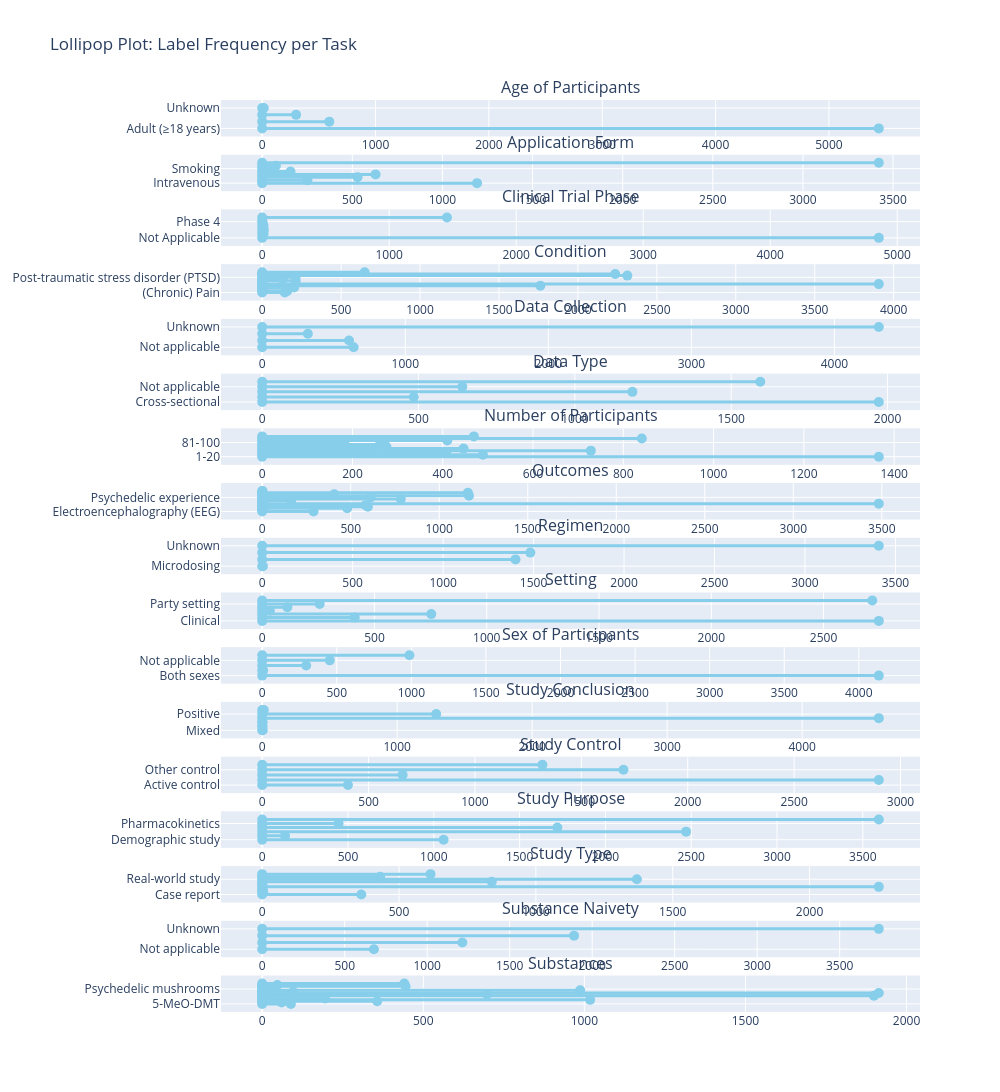

The notebook cell this image was saved under:
### Code cell
fig = make_subplots(
    rows=len(tasks), cols=1,
    shared_xaxes=False,
    vertical_spacing=0.02,
    subplot_titles=tasks
)

for i, task in enumerate(tasks, 1):
    task_data = label_counts[label_counts['task'] == task]
    for _, row in task_data.iterrows():
        fig.add_trace(
            go.Scatter(
                x=[0, row['count']],
                y=[row['label'], row['label']],
                mode='lines+markers',
                line=dict(color='skyblue', width=3),
                marker=dict(size=10, color='skyblue')
            ),
            row=i, col=1
        )

fig.update_layout(
    title="Lollipop Plot: Label Frequency per Task",
    height=200*len(tasks),
    width=1000,
    showlegend=False
)
fig.show()

### Figure 1 — Plotly figure (JSON) as saved in the notebook; plotly's stock layout.template omitted (floating-point values rounded to 4 significant figures)
{"data": [{"line": {"color": "skyblue", "width": 3}, "marker": {"color": "skyblue", "size": 10}, "mode": "lines+markers", "type": "scatter", "x": [0, 5440], "xaxis": "x", "y": ["Adult (≥18 years)", "Adult (≥18 years)"], "yaxis": "y"}, {"line": {"color": "skyblue", "width": 3}, "marker": {"color": "skyblue", "size": 10}, "mode": "lines+markers", "type": "scatter", "x": [0, 592], "xaxis": "x", "y": ["Not applicable", "Not applicable"], "yaxis": "y"}, {"line": {"color": "skyblue", "width": 3}, "marker": {"color": "skyblue", "size": 10}, "mode": "lines+markers", "type": "scatter", "x": [0, 299], "xaxis": "x", "y": ["Pediatric (< 18 years old)", "Pediatric (< 18 years old)"], "yaxis": "y"}, {"line": {"color": "skyblue", "width": 3}, "marker": {"color": "skyblue", "size": 10}, "mode": "lines+markers", "type": "scatter", "x": [0, 14], "xaxis": "x", "y": ["Unknown", "Unknown"], "yaxis": "y"}, {"line": {"color": "skyblue", "width": 3}, "marker": {"color": "skyblue", "size": 10}, "mode": "lines+markers", "type": "scatter", "x": [0, 1192], "xaxis": "x2", "y": ["Intravenous", "Intravenous"], "yaxis": "y2"}, {"line": {"color": "skyblue", "width": 3}, "marker": {"color": "skyblue", "size": 10}, "mode": "lines+markers", "type": "scatter", "x": [0, 251], "xaxis": "x2", "y": ["Nasal", "Nasal"], "yaxis": "y2"}, {"line": {"color": "skyblue", "width": 3}, "marker": {"color": "skyblue", "size": 10}, "mode": "lines+markers", "type": "scatter", "x": [0, 529], "xaxis": "x2", "y": ["Not applicable", "Not applicable"], "yaxis": "y2"}, {"line": {"color": "skyblue", "width": 3}, "marker": {"color": "skyblue", "size": 10}, "mode": "lines+markers", "type": "scatter", "x": [0, 629], "xaxis": "x2", "y": ["Oral", "Oral"], "yaxis": "y2"}, {"line": {"color": "skyblue", "width": 3}, "marker": {"color": "skyblue", "size": 10}, "mode": "lines+markers", "type": "scatter", "x": [0, 157], "xaxis": "x2", "y": ["Other", "Other"], "yaxis": "y2"}, {"line": {"color": "skyblue", "width": 3}, "marker": {"color": "skyblue", "size": 10}, "mode": "lines+markers", "type": "scatter", "x": [0, 36], "xaxis": "x2", "y": ["Smoking", "Smoking"], "yaxis": "y2"}, {"line": {"color": "skyblue", "width": 3}, "marker": {"color": "skyblue", "size": 10}, "mode": "lines+markers", "type": "scatter", "x": [0, 76], "xaxis": "x2", "y": ["Subcutaneous", "Subcutaneous"], "yaxis": "y2"}, {"line": {"color": "skyblue", "width": 3}, "marker": {"color": "skyblue", "size": 10}, "mode": "lines+markers", "type": "scatter", "x": [0, 3421], "xaxis": "x2", "y": ["Unknown", "Unknown"], "yaxis": "y2"}, {"line": {"color": "skyblue", "width": 3}, "marker": {"color": "skyblue", "size": 10}, "mode": "lines+markers", "type": "scatter", "x": [0, 4855], "xaxis": "x3", "y": ["Not Applicable", "Not Applicable"], "yaxis": "y3"}, {"line": {"color": "skyblue", "width": 3}, "marker": {"color": "skyblue", "size": 10}, "mode": "lines+markers", "type": "scatter", "x": [0, 11], "xaxis": "x3", "y": ["Phase 1", "Phase 1"], "yaxis": "y3"}, {"line": {"color": "skyblue", "width": 3}, "marker": {"color": "skyblue", "size": 10}, "mode": "lines+markers", "type": "scatter", "x": [0, 13], "xaxis": "x3", "y": ["Phase 2", "Phase 2"], "yaxis": "y3"}, {"line": {"color": "skyblue", "width": 3}, "marker": {"color": "skyblue", "size": 10}, "mode": "lines+markers", "type": "scatter", "x": [0, 10], "xaxis": "x3", "y": ["Phase 3", "Phase 3"], "yaxis": "y3"}, {"line": {"color": "skyblue", "width": 3}, "marker": {"color": "skyblue", "size": 10}, "mode": "lines+markers", "type": "scatter", "x": [0, 2], "xaxis": "x3", "y": ["Phase 4", "Phase 4"], "yaxis": "y3"}, {"line": {"color": "skyblue", "width": 3}, "marker": {"color": "skyblue", "size": 10}, "mode": "lines+markers", "type": "scatter", "x": [0, 1455], "xaxis": "x3", "y": ["Unknown", "Unknown"], "yaxis": "y3"}, {"line": {"color": "skyblue", "width": 3}, "marker": {"color": "skyblue", "size": 10}, "mode": "lines+markers", "type": "scatter", "x": [0, 143], "xaxis": "x4", "y": ["(Chronic) Pain", "(Chronic) Pain"], "yaxis": "y4"}, {"line": {"color": "skyblue", "width": 3}, "marker": {"color": "skyblue", "size": 10}, "mode": "lines+markers", "type": "scatter", "x": [0, 159], "xaxis": "x4", "y": ["Alcoholism", "Alcoholism"], "yaxis": "y4"}, {"line": {"color": "skyblue", "width": 3}, "marker": {"color": "skyblue", "size": 10}, "mode": "lines+markers", "type": "scatter", "x": [0, 3], "xaxis": "x4", "y": ["Alzheimer’s disease", "Alzheimer’s disease"], "yaxis": "y4"}, {"line": {"color": "skyblue", "width": 3}, "marker": {"color": "skyblue", "size": 10}, "mode": "lines+markers", "type": "scatter", "x": [0, 202], "xaxis": "x4", "y": ["Anxiety", "Anxiety"], "yaxis": "y4"}, {"line": {"color": "skyblue", "width": 3}, "marker": {"color": "skyblue", "size": 10}, "mode": "lines+markers", "type": "scatter", "x": [0, 1762], "xaxis": "x4", "y": ["Depression", "Depression"], "yaxis": "y4"}, {"line": {"color": "skyblue", "width": 3}, "marker": {"color": "skyblue", "size": 10}, "mode": "lines+markers", "type": "scatter", "x": [0, 3906], "xaxis": "x4", "y": ["Healthy Participants", "Healthy Participants"], "yaxis": "y4"}, {"line": {"color": "skyblue", "width": 3}, "marker": {"color": "skyblue", "size": 10}, "mode": "lines+markers", "type": "scatter", "x": [0, 1], "xaxis": "x4", "y": ["Non-Alzheimer dementia", "Non-Alzheimer dementia"], "yaxis": "y4"}, {"line": {"color": "skyblue", "width": 3}, "marker": {"color": "skyblue", "size": 10}, "mode": "lines+markers", "type": "scatter", "x": [0, 212], "xaxis": "x4", "y": ["Other addictions (e.g. smoking)", "Other addictions (e.g. smoking)"], "yaxis": "y4"}, {"line": {"color": "skyblue", "width": 3}, "marker": {"color": "skyblue", "size": 10}, "mode": "lines+markers", "type": "scatter", "x": [0, 130], "xaxis": "x4", "y": ["Palliative Setting", "Palliative Setting"], "yaxis": "y4"}, {"line": {"color": "skyblue", "width": 3}, "marker": {"color": "skyblue", "size": 10}, "mode": "lines+markers", "type": "scatter", "x": [0, 211], "xaxis": "x4", "y": ["Post-traumatic stress disorder (PTSD)", "Post-traumatic stress disorder (PTSD)"], "yaxis": "y4"}, {"line": {"color": "skyblue", "width": 3}, "marker": {"color": "skyblue", "size": 10}, "mode": "lines+markers", "type": "scatter", "x": [0, 2313], "xaxis": "x4", "y": ["Psychiatric condition", "Psychiatric condition"], "yaxis": "y4"}, {"line": {"color": "skyblue", "width": 3}, "marker": {"color": "skyblue", "size": 10}, "mode": "lines+markers", "type": "scatter", "x": [0, 2236], "xaxis": "x4", "y": ["Recreational Drug Use", "Recreational Drug Use"], "yaxis": "y4"}, {"line": {"color": "skyblue", "width": 3}, "marker": {"color": "skyblue", "size": 10}, "mode": "lines+markers", "type": "scatter", "x": [0, 649], "xaxis": "x4", "y": ["Substance abuse", "Substance abuse"], "yaxis": "y4"}, {"line": {"color": "skyblue", "width": 3}, "marker": {"color": "skyblue", "size": 10}, "mode": "lines+markers", "type": "scatter", "x": [0, 639], "xaxis": "x5", "y": ["Not applicable", "Not applicable"], "yaxis": "y5"}, {"line": {"color": "skyblue", "width": 3}, "marker": {"color": "skyblue", "size": 10}, "mode": "lines+markers", "type": "scatter", "x": [0, 607], "xaxis": "x5", "y": ["Prospective", "Prospective"], "yaxis": "y5"}, {"line": {"color": "skyblue", "width": 3}, "marker": {"color": "skyblue", "size": 10}, "mode": "lines+markers", "type": "scatter", "x": [0, 319], "xaxis": "x5", "y": ["Retrospective", "Retrospective"], "yaxis": "y5"}, {"line": {"color": "skyblue", "width": 3}, "marker": {"color": "skyblue", "size": 10}, "mode": "lines+markers", "type": "scatter", "x": [0, 4310], "xaxis": "x5", "y": ["Unknown", "Unknown"], "yaxis": "y5"}, {"line": {"color": "skyblue", "width": 3}, "marker": {"color": "skyblue", "size": 10}, "mode": "lines+markers", "type": "scatter", "x": [0, 1972], "xaxis": "x6", "y": ["Cross-sectional", "Cross-sectional"], "yaxis": "y6"}, {"line": {"color": "skyblue", "width": 3}, "marker": {"color": "skyblue", "size": 10}, "mode": "lines+markers", "type": "scatter", "x": [0, 485], "xaxis": "x6", "y": ["Longitudinal long", "Longitudinal long"], "yaxis": "y6"}, {"line": {"color": "skyblue", "width": 3}, "marker": {"color": "skyblue", "size": 10}, "mode": "lines+markers", "type": "scatter", "x": [0, 1184], "xaxis": "x6", "y": ["Longitudinal short", "Longitudinal short"], "yaxis": "y6"}, {"line": {"color": "skyblue", "width": 3}, "marker": {"color": "skyblue", "size": 10}, "mode": "lines+markers", "type": "scatter", "x": [0, 640], "xaxis": "x6", "y": ["Not applicable", "Not applicable"], "yaxis": "y6"}, {"line": {"color": "skyblue", "width": 3}, "marker": {"color": "skyblue", "size": 10}, "mode": "lines+markers", "type": "scatter", "x": [0, 1593], "xaxis": "x6", "y": ["Unknown", "Unknown"], "yaxis": "y6"}, {"line": {"color": "skyblue", "width": 3}, "marker": {"color": "skyblue", "size": 10}, "mode": "lines+markers", "type": "scatter", "x": [0, 1366], "xaxis": "x7", "y": ["1-20", "1-20"], "yaxis": "y7"}, {"line": {"color": "skyblue", "width": 3}, "marker": {"color": "skyblue", "size": 10}, "mode": "lines+markers", "type": "scatter", "x": [0, 489], "xaxis": "x7", "y": ["100-199", "100-199"], "yaxis": "y7"}, {"line": {"color": "skyblue", "width": 3}, "marker": {"color": "skyblue", "size": 10}, "mode": "lines+markers", "type": "scatter", "x": [0, 408], "xaxis": "x7", "y": ["200-499", "200-499"], "yaxis": "y7"}, {"line": {"color": "skyblue", "width": 3}, "marker": {"color": "skyblue", "size": 10}, "mode": "lines+markers", "type": "scatter", "x": [0, 728], "xaxis": "x7", "y": ["21-40", "21-40"], "yaxis": "y7"}, {"line": {"color": "skyblue", "width": 3}, "marker": {"color": "skyblue", "size": 10}, "mode": "lines+markers", "type": "scatter", "x": [0, 446], "xaxis": "x7", "y": ["41-60", "41-60"], "yaxis": "y7"}, {"line": {"color": "skyblue", "width": 3}, "marker": {"color": "skyblue", "size": 10}, "mode": "lines+markers", "type": "scatter", "x": [0, 275], "xaxis": "x7", "y": ["500-999", "500-999"], "yaxis": "y7"}, {"line": {"color": "skyblue", "width": 3}, "marker": {"color": "skyblue", "size": 10}, "mode": "lines+markers", "type": "scatter", "x": [0, 261], "xaxis": "x7", "y": ["61-80", "61-80"], "yaxis": "y7"}, {"line": {"color": "skyblue", "width": 3}, "marker": {"color": "skyblue", "size": 10}, "mode": "lines+markers", "type": "scatter", "x": [0, 182], "xaxis": "x7", "y": ["81-100", "81-100"], "yaxis": "y7"}, {"line": {"color": "skyblue", "width": 3}, "marker": {"color": "skyblue", "size": 10}, "mode": "lines+markers", "type": "scatter", "x": [0, 410], "xaxis": "x7", "y": ["Not applicable", "Not applicable"], "yaxis": "y7"}, {"line": {"color": "skyblue", "width": 3}, "marker": {"color": "skyblue", "size": 10}, "mode": "lines+markers", "type": "scatter", "x": [0, 841], "xaxis": "x7", "y": ["Unknown", "Unknown"], "yaxis": "y7"}, {"line": {"color": "skyblue", "width": 3}, "marker": {"color": "skyblue", "size": 10}, "mode": "lines+markers", "type": "scatter", "x": [0, 469], "xaxis": "x7", "y": ["≥1000", "≥1000"], "yaxis": "y7"}, {"line": {"color": "skyblue", "width": 3}, "marker": {"color": "skyblue", "size": 10}, "mode": "lines+markers", "type": "scatter", "x": [0, 290], "xaxis": "x8", "y": ["Electroencephalography (EEG)", "Electroencephalography (EEG)"], "yaxis": "y8"}, {"line": {"color": "skyblue", "width": 3}, "marker": {"color": "skyblue", "size": 10}, "mode": "lines+markers", "type": "scatter", "x": [0, 2], "xaxis": "x8", "y": ["Emergency department visits", "Emergency department visits"], "yaxis": "y8"}, {"line": {"color": "skyblue", "width": 3}, "marker": {"color": "skyblue", "size": 10}, "mode": "lines+markers", "type": "scatter", "x": [0, 480], "xaxis": "x8", "y": ["Functional MRI", "Functional MRI"], "yaxis": "y8"}, {"line": {"color": "skyblue", "width": 3}, "marker": {"color": "skyblue", "size": 10}, "mode": "lines+markers", "type": "scatter", "x": [0, 597], "xaxis": "x8", "y": ["Interviews", "Interviews"], "yaxis": "y8"}, {"line": {"color": "skyblue", "width": 3}, "marker": {"color": "skyblue", "size": 10}, "mode": "lines+markers", "type": "scatter", "x": [0, 583], "xaxis": "x8", "y": ["MRI", "MRI"], "yaxis": "y8"}, {"line": {"color": "skyblue", "width": 3}, "marker": {"color": "skyblue", "size": 10}, "mode": "lines+markers", "type": "scatter", "x": [0, 3483], "xaxis": "x8", "y": ["Mental Functions", "Mental Functions"], "yaxis": "y8"}, {"line": {"color": "skyblue", "width": 3}, "marker": {"color": "skyblue", "size": 10}, "mode": "lines+markers", "type": "scatter", "x": [0, 5], "xaxis": "x8", "y": ["Neurotoxicity", "Neurotoxicity"], "yaxis": "y8"}, {"line": {"color": "skyblue", "width": 3}, "marker": {"color": "skyblue", "size": 10}, "mode": "lines+markers", "type": "scatter", "x": [0, 164], "xaxis": "x8", "y": ["PET, SPECT", "PET, SPECT"], "yaxis": "y8"}, {"line": {"color": "skyblue", "width": 3}, "marker": {"color": "skyblue", "size": 10}, "mode": "lines+markers", "type": "scatter", "x": [0, 783], "xaxis": "x8", "y": ["Physiological Functions", "Physiological Functions"], "yaxis": "y8"}, {"line": {"color": "skyblue", "width": 3}, "marker": {"color": "skyblue", "size": 10}, "mode": "lines+markers", "type": "scatter", "x": [0, 613], "xaxis": "x8", "y": ["Psychedelic experience", "Psychedelic experience"], "yaxis": "y8"}, {"line": {"color": "skyblue", "width": 3}, "marker": {"color": "skyblue", "size": 10}, "mode": "lines+markers", "type": "scatter", "x": [0, 1168], "xaxis": "x8", "y": ["Soluble biomarker", "Soluble biomarker"], "yaxis": "y8"}, {"line": {"color": "skyblue", "width": 3}, "marker": {"color": "skyblue", "size": 10}, "mode": "lines+markers", "type": "scatter", "x": [0, 407], "xaxis": "x8", "y": ["Suicide", "Suicide"], "yaxis": "y8"}, {"line": {"color": "skyblue", "width": 3}, "marker": {"color": "skyblue", "size": 10}, "mode": "lines+markers", "type": "scatter", "x": [0, 1162], "xaxis": "x8", "y": ["Surveys", "Surveys"], "yaxis": "y8"}, {"line": {"color": "skyblue", "width": 3}, "marker": {"color": "skyblue", "size": 10}, "mode": "lines+markers", "type": "scatter", "x": [0, 2], "xaxis": "x8", "y": ["The ability to drive a car", "The ability to drive a car"], "yaxis": "y8"}, {"line": {"color": "skyblue", "width": 3}, "marker": {"color": "skyblue", "size": 10}, "mode": "lines+markers", "type": "scatter", "x": [0, 4], "xaxis": "x9", "y": ["Microdosing", "Microdosing"], "yaxis": "y9"}, {"line": {"color": "skyblue", "width": 3}, "marker": {"color": "skyblue", "size": 10}, "mode": "lines+markers", "type": "scatter", "x": [0, 1400], "xaxis": "x9", "y": ["Multiple Applications", "Multiple Applications"], "yaxis": "y9"}, {"line": {"color": "skyblue", "width": 3}, "marker": {"color": "skyblue", "size": 10}, "mode": "lines+markers", "type": "scatter", "x": [0, 1482], "xaxis": "x9", "y": ["Single Dose", "Single Dose"], "yaxis": "y9"}, {"line": {"color": "skyblue", "width": 3}, "marker": {"color": "skyblue", "size": 10}, "mode": "lines+markers", "type": "scatter", "x": [0, 3408], "xaxis": "x9", "y": ["Unknown", "Unknown"], "yaxis": "y9"}, {"line": {"color": "skyblue", "width": 3}, "marker": {"color": "skyblue", "size": 10}, "mode": "lines+markers", "type": "scatter", "x": [0, 2746], "xaxis": "x10", "y": ["Clinical", "Clinical"], "yaxis": "y10"}, {"line": {"color": "skyblue", "width": 3}, "marker": {"color": "skyblue", "size": 10}, "mode": "lines+markers", "type": "scatter", "x": [0, 412], "xaxis": "x10", "y": ["Naturalistic", "Naturalistic"], "yaxis": "y10"}, {"line": {"color": "skyblue", "width": 3}, "marker": {"color": "skyblue", "size": 10}, "mode": "lines+markers", "type": "scatter", "x": [0, 753], "xaxis": "x10", "y": ["Not applicable", "Not applicable"], "yaxis": "y10"}, {"line": {"color": "skyblue", "width": 3}, "marker": {"color": "skyblue", "size": 10}, "mode": "lines+markers", "type": "scatter", "x": [0, 34], "xaxis": "x10", "y": ["Other setting", "Other setting"], "yaxis": "y10"}, {"line": {"color": "skyblue", "width": 3}, "marker": {"color": "skyblue", "size": 10}, "mode": "lines+markers", "type": "scatter", "x": [0, 112], "xaxis": "x10", "y": ["Palliative Setting", "Palliative Setting"], "yaxis": "y10"}, {"line": {"color": "skyblue", "width": 3}, "marker": {"color": "skyblue", "size": 10}, "mode": "lines+markers", "type": "scatter", "x": [0, 256], "xaxis": "x10", "y": ["Party setting", "Party setting"], "yaxis": "y10"}, {"line": {"color": "skyblue", "width": 3}, "marker": {"color": "skyblue", "size": 10}, "mode": "lines+markers", "type": "scatter", "x": [0, 2717], "xaxis": "x10", "y": ["Unknown", "Unknown"], "yaxis": "y10"}, {"line": {"color": "skyblue", "width": 3}, "marker": {"color": "skyblue", "size": 10}, "mode": "lines+markers", "type": "scatter", "x": [0, 4134], "xaxis": "x11", "y": ["Both sexes", "Both sexes"], "yaxis": "y11"}, {"line": {"color": "skyblue", "width": 3}, "marker": {"color": "skyblue", "size": 10}, "mode": "lines+markers", "type": "scatter", "x": [0, 7], "xaxis": "x11", "y": ["Female", "Female"], "yaxis": "y11"}, {"line": {"color": "skyblue", "width": 3}, "marker": {"color": "skyblue", "size": 10}, "mode": "lines+markers", "type": "scatter", "x": [0, 295], "xaxis": "x11", "y": ["Male", "Male"], "yaxis": "y11"}, {"line": {"color": "skyblue", "width": 3}, "marker": {"color": "skyblue", "size": 10}, "mode": "lines+markers", "type": "scatter", "x": [0, 453], "xaxis": "x11", "y": ["Not applicable", "Not applicable"], "yaxis": "y11"}, {"line": {"color": "skyblue", "width": 3}, "marker": {"color": "skyblue", "size": 10}, "mode": "lines+markers", "type": "scatter", "x": [0, 987], "xaxis": "x11", "y": ["Unknown", "Unknown"], "yaxis": "y11"}, {"line": {"color": "skyblue", "width": 3}, "marker": {"color": "skyblue", "size": 10}, "mode": "lines+markers", "type": "scatter", "x": [0, 4], "xaxis": "x12", "y": ["Mixed", "Mixed"], "yaxis": "y12"}, {"line": {"color": "skyblue", "width": 3}, "marker": {"color": "skyblue", "size": 10}, "mode": "lines+markers", "type": "scatter", "x": [0, 2], "xaxis": "x12", "y": ["Negative", "Negative"], "yaxis": "y12"}, {"line": {"color": "skyblue", "width": 3}, "marker": {"color": "skyblue", "size": 10}, "mode": "lines+markers", "type": "scatter", "x": [0, 3], "xaxis": "x12", "y": ["Neutral", "Neutral"], "yaxis": "y12"}, {"line": {"color": "skyblue", "width": 3}, "marker": {"color": "skyblue", "size": 10}, "mode": "lines+markers", "type": "scatter", "x": [0, 4568], "xaxis": "x12", "y": ["Not Applicable", "Not Applicable"], "yaxis": "y12"}, {"line": {"color": "skyblue", "width": 3}, "marker": {"color": "skyblue", "size": 10}, "mode": "lines+markers", "type": "scatter", "x": [0, 1289], "xaxis": "x12", "y": ["Positive", "Positive"], "yaxis": "y12"}, {"line": {"color": "skyblue", "width": 3}, "marker": {"color": "skyblue", "size": 10}, "mode": "lines+markers", "type": "scatter", "x": [0, 12], "xaxis": "x12", "y": ["Unknown", "Unknown"], "yaxis": "y12"}, {"line": {"color": "skyblue", "width": 3}, "marker": {"color": "skyblue", "size": 10}, "mode": "lines+markers", "type": "scatter", "x": [0, 403], "xaxis": "x13", "y": ["Active control", "Active control"], "yaxis": "y13"}, {"line": {"color": "skyblue", "width": 3}, "marker": {"color": "skyblue", "size": 10}, "mode": "lines+markers", "type": "scatter", "x": [0, 2898], "xaxis": "x13", "y": ["Non-controlled", "Non-controlled"], "yaxis": "y13"}, {"line": {"color": "skyblue", "width": 3}, "marker": {"color": "skyblue", "size": 10}, "mode": "lines+markers", "type": "scatter", "x": [0, 660], "xaxis": "x13", "y": ["Not applicable", "Not applicable"], "yaxis": "y13"}, {"line": {"color": "skyblue", "width": 3}, "marker": {"color": "skyblue", "size": 10}, "mode": "lines+markers", "type": "scatter", "x": [0, 1698], "xaxis": "x13", "y": ["Other control", "Other control"], "yaxis": "y13"}, {"line": {"color": "skyblue", "width": 3}, "marker": {"color": "skyblue", "size": 10}, "mode": "lines+markers", "type": "scatter", "x": [0, 1317], "xaxis": "x13", "y": ["Placebo", "Placebo"], "yaxis": "y13"}, {"line": {"color": "skyblue", "width": 3}, "marker": {"color": "skyblue", "size": 10}, "mode": "lines+markers", "type": "scatter", "x": [0, 1057], "xaxis": "x14", "y": ["Demographic study", "Demographic study"], "yaxis": "y14"}, {"line": {"color": "skyblue", "width": 3}, "marker": {"color": "skyblue", "size": 10}, "mode": "lines+markers", "type": "scatter", "x": [0, 133], "xaxis": "x14", "y": ["Disease model study", "Disease model study"], "yaxis": "y14"}, {"line": {"color": "skyblue", "width": 3}, "marker": {"color": "skyblue", "size": 10}, "mode": "lines+markers", "type": "scatter", "x": [0, 2470], "xaxis": "x14", "y": ["Efficacy endpoints", "Efficacy endpoints"], "yaxis": "y14"}, {"line": {"color": "skyblue", "width": 3}, "marker": {"color": "skyblue", "size": 10}, "mode": "lines+markers", "type": "scatter", "x": [0, 1720], "xaxis": "x14", "y": ["Mechanism of action", "Mechanism of action"], "yaxis": "y14"}, {"line": {"color": "skyblue", "width": 3}, "marker": {"color": "skyblue", "size": 10}, "mode": "lines+markers", "type": "scatter", "x": [0, 445], "xaxis": "x14", "y": ["Pharmacokinetics", "Pharmacokinetics"], "yaxis": "y14"}, {"line": {"color": "skyblue", "width": 3}, "marker": {"color": "skyblue", "size": 10}, "mode": "lines+markers", "type": "scatter", "x": [0, 3593], "xaxis": "x14", "y": ["Safety endpoints", "Safety endpoints"], "yaxis": "y14"}, {"line": {"color": "skyblue", "width": 3}, "marker": {"color": "skyblue", "size": 10}, "mode": "lines+markers", "type": "scatter", "x": [0, 362], "xaxis": "x15", "y": ["Case report", "Case report"], "yaxis": "y15"}, {"line": {"color": "skyblue", "width": 3}, "marker": {"color": "skyblue", "size": 10}, "mode": "lines+markers", "type": "scatter", "x": [0, 4], "xaxis": "x15", "y": ["Case series", "Case series"], "yaxis": "y15"}, {"line": {"color": "skyblue", "width": 3}, "marker": {"color": "skyblue", "size": 10}, "mode": "lines+markers", "type": "scatter", "x": [0, 2], "xaxis": "x15", "y": ["Cohort study", "Cohort study"], "yaxis": "y15"}, {"line": {"color": "skyblue", "width": 3}, "marker": {"color": "skyblue", "size": 10}, "mode": "lines+markers", "type": "scatter", "x": [0, 2253], "xaxis": "x15", "y": ["Other", "Other"], "yaxis": "y15"}, {"line": {"color": "skyblue", "width": 3}, "marker": {"color": "skyblue", "size": 10}, "mode": "lines+markers", "type": "scatter", "x": [0, 1], "xaxis": "x15", "y": ["Qualitative Study", "Qualitative Study"], "yaxis": "y15"}, {"line": {"color": "skyblue", "width": 3}, "marker": {"color": "skyblue", "size": 10}, "mode": "lines+markers", "type": "scatter", "x": [0, 839], "xaxis": "x15", "y": ["Randomized-controlled trial (RCT)", "Randomized-controlled trial (RCT)"], "yaxis": "y15"}, {"line": {"color": "skyblue", "width": 3}, "marker": {"color": "skyblue", "size": 10}, "mode": "lines+markers", "type": "scatter", "x": [0, 1369], "xaxis": "x15", "y": ["Real-world study", "Real-world study"], "yaxis": "y15"}, {"line": {"color": "skyblue", "width": 3}, "marker": {"color": "skyblue", "size": 10}, "mode": "lines+markers", "type": "scatter", "x": [0, 431], "xaxis": "x15", "y": ["Study protocol", "Study protocol"], "yaxis": "y15"}, {"line": {"color": "skyblue", "width": 3}, "marker": {"color": "skyblue", "size": 10}, "mode": "lines+markers", "type": "scatter", "x": [0, 615], "xaxis": "x15", "y": ["Systematic review/meta-analysis", "Systematic review/meta-analysis"], "yaxis": "y15"}, {"line": {"color": "skyblue", "width": 3}, "marker": {"color": "skyblue", "size": 10}, "mode": "lines+markers", "type": "scatter", "x": [0, 677], "xaxis": "x16", "y": ["Not applicable", "Not applicable"], "yaxis": "y16"}, {"line": {"color": "skyblue", "width": 3}, "marker": {"color": "skyblue", "size": 10}, "mode": "lines+markers", "type": "scatter", "x": [0, 1213], "xaxis": "x16", "y": ["Substance-Naïve Participants", "Substance-Naïve Participants"], "yaxis": "y16"}, {"line": {"color": "skyblue", "width": 3}, "marker": {"color": "skyblue", "size": 10}, "mode": "lines+markers", "type": "scatter", "x": [0, 1890], "xaxis": "x16", "y": ["Substance-non-naïve participants", "Substance-non-naïve participants"], "yaxis": "y16"}, {"line": {"color": "skyblue", "width": 3}, "marker": {"color": "skyblue", "size": 10}, "mode": "lines+markers", "type": "scatter", "x": [0, 3737], "xaxis": "x16", "y": ["Unknown", "Unknown"], "yaxis": "y16"}, {"line": {"color": "skyblue", "width": 3}, "marker": {"color": "skyblue", "size": 10}, "mode": "lines+markers", "type": "scatter", "x": [0, 89], "xaxis": "x17", "y": ["5-MeO-DMT", "5-MeO-DMT"], "yaxis": "y17"}, {"line": {"color": "skyblue", "width": 3}, "marker": {"color": "skyblue", "size": 10}, "mode": "lines+markers", "type": "scatter", "x": [0, 60], "xaxis": "x17", "y": ["Analogue", "Analogue"], "yaxis": "y17"}, {"line": {"color": "skyblue", "width": 3}, "marker": {"color": "skyblue", "size": 10}, "mode": "lines+markers", "type": "scatter", "x": [0, 357], "xaxis": "x17", "y": ["Ayahuasca", "Ayahuasca"], "yaxis": "y17"}, {"line": {"color": "skyblue", "width": 3}, "marker": {"color": "skyblue", "size": 10}, "mode": "lines+markers", "type": "scatter", "x": [0, 1018], "xaxis": "x17", "y": ["Combination Therapy", "Combination Therapy"], "yaxis": "y17"}, {"line": {"color": "skyblue", "width": 3}, "marker": {"color": "skyblue", "size": 10}, "mode": "lines+markers", "type": "scatter", "x": [0, 195], "xaxis": "x17", "y": ["DMT", "DMT"], "yaxis": "y17"}, {"line": {"color": "skyblue", "width": 3}, "marker": {"color": "skyblue", "size": 10}, "mode": "lines+markers", "type": "scatter", "x": [0, 99], "xaxis": "x17", "y": ["Ibogaine", "Ibogaine"], "yaxis": "y17"}, {"line": {"color": "skyblue", "width": 3}, "marker": {"color": "skyblue", "size": 10}, "mode": "lines+markers", "type": "scatter", "x": [0, 1899], "xaxis": "x17", "y": ["Ketamine", "Ketamine"], "yaxis": "y17"}, {"line": {"color": "skyblue", "width": 3}, "marker": {"color": "skyblue", "size": 10}, "mode": "lines+markers", "type": "scatter", "x": [0, 698], "xaxis": "x17", "y": ["LSD", "LSD"], "yaxis": "y17"}, {"line": {"color": "skyblue", "width": 3}, "marker": {"color": "skyblue", "size": 10}, "mode": "lines+markers", "type": "scatter", "x": [0, 1914], "xaxis": "x17", "y": ["MDMA", "MDMA"], "yaxis": "y17"}, {"line": {"color": "skyblue", "width": 3}, "marker": {"color": "skyblue", "size": 10}, "mode": "lines+markers", "type": "scatter", "x": [0, 96], "xaxis": "x17", "y": ["Mescaline", "Mescaline"], "yaxis": "y17"}, {"line": {"color": "skyblue", "width": 3}, "marker": {"color": "skyblue", "size": 10}, "mode": "lines+markers", "type": "scatter", "x": [0, 987], "xaxis": "x17", "y": ["Psilocybin", "Psilocybin"], "yaxis": "y17"}, {"line": {"color": "skyblue", "width": 3}, "marker": {"color": "skyblue", "size": 10}, "mode": "lines+markers", "type": "scatter", "x": [0, 26], "xaxis": "x17", "y": ["Psychedelic mushrooms", "Psychedelic mushrooms"], "yaxis": "y17"}, {"line": {"color": "skyblue", "width": 3}, "marker": {"color": "skyblue", "size": 10}, "mode": "lines+markers", "type": "scatter", "x": [0, 22], "xaxis": "x17", "y": ["R-Ketamine", "R-Ketamine"], "yaxis": "y17"}, {"line": {"color": "skyblue", "width": 3}, "marker": {"color": "skyblue", "size": 10}, "mode": "lines+markers", "type": "scatter", "x": [0, 445], "xaxis": "x17", "y": ["S-Ketamine", "S-Ketamine"], "yaxis": "y17"}, {"line": {"color": "skyblue", "width": 3}, "marker": {"color": "skyblue", "size": 10}, "mode": "lines+markers", "type": "scatter", "x": [0, 47], "xaxis": "x17", "y": ["Salvinorin A", "Salvinorin A"], "yaxis": "y17"}, {"line": {"color": "skyblue", "width": 3}, "marker": {"color": "skyblue", "size": 10}, "mode": "lines+markers", "type": "scatter", "x": [0, 441], "xaxis": "x17", "y": ["Unknown", "Unknown"], "yaxis": "y17"}], "layout": {"annotations": [{"font": {"size": 16}, "showarrow": false, "text": "Age of Participants", "x": 0.5, "xanchor": "center", "xref": "paper", "y": 1, "yanchor": "bottom", "yref": "paper"}, {"font": {"size": 16}, "showarrow": false, "text": "Application Form", "x": 0.5, "xanchor": "center", "xref": "paper", "y": 0.94, "yanchor": "bottom", "yref": "paper"}, {"font": {"size": 16}, "showarrow": false, "text": "Clinical Trial Phase", "x": 0.5, "xanchor": "center", "xref": "paper", "y": 0.88, "yanchor": "bottom", "yref": "paper"}, {"font": {"size": 16}, "showarrow": false, "text": "Condition", "x": 0.5, "xanchor": "center", "xref": "paper", "y": 0.82, "yanchor": "bottom", "yref": "paper"}, {"font": {"size": 16}, "showarrow": false, "text": "Data Collection", "x": 0.5, "xanchor": "center", "xref": "paper", "y": 0.76, "yanchor": "bottom", "yref": "paper"}, {"font": {"size": 16}, "showarrow": false, "text": "Data Type", "x": 0.5, "xanchor": "center", "xref": "paper", "y": 0.7, "yanchor": "bottom", "yref": "paper"}, {"font": {"size": 16}, "showarrow": false, "text": "Number of Participants", "x": 0.5, "xanchor": "center", "xref": "paper", "y": 0.64, "yanchor": "bottom", "yref": "paper"}, {"font": {"size": 16}, "showarrow": false, "text": "Outcomes", "x": 0.5, "xanchor": "center", "xref": "paper", "y": 0.58, "yanchor": "bottom", "yref": "paper"}, {"font": {"size": 16}, "showarrow": false, "text": "Regimen", "x": 0.5, "xanchor": "center", "xref": "paper", "y": 0.52, "yanchor": "bottom", "yref": "paper"}, {"font": {"size": 16}, "showarrow": false, "text": "Setting", "x": 0.5, "xanchor": "center", "xref": "paper", "y": 0.46, "yanchor": "bottom", "yref": "paper"}, {"font": {"size": 16}, "showarrow": false, "text": "Sex of Participants", "x": 0.5, "xanchor": "center", "xref": "paper", "y": 0.4, "yanchor": "bottom", "yref": "paper"}, {"font": {"size": 16}, "showarrow": false, "text": "Study Conclusion", "x": 0.5, "xanchor": "center", "xref": "paper", "y": 0.34, "yanchor": "bottom", "yref": "paper"}, {"font": {"size": 16}, "showarrow": false, "text": "Study Control", "x": 0.5, "xanchor": "center", "xref": "paper", "y": 0.28, "yanchor": "bottom", "yref": "paper"}, {"font": {"size": 16}, "showarrow": false, "text": "Study Purpose", "x": 0.5, "xanchor": "center", "xref": "paper", "y": 0.22, "yanchor": "bottom", "yref": "paper"}, {"font": {"size": 16}, "showarrow": false, "text": "Study Type", "x": 0.5, "xanchor": "center", "xref": "paper", "y": 0.16, "yanchor": "bottom", "yref": "paper"}, {"font": {"size": 16}, "showarrow": false, "text": "Substance Naivety", "x": 0.5, "xanchor": "center", "xref": "paper", "y": 0.1, "yanchor": "bottom", "yref": "paper"}, {"font": {"size": 16}, "showarrow": false, "text": "Substances", "x": 0.5, "xanchor": "center", "xref": "paper", "y": 0.04, "yanchor": "bottom", "yref": "paper"}], "height": 3400, "showlegend": false, "title": {"text": "Lollipop Plot: Label Frequency per Task"}, "width": 1000, "xaxis": {"anchor": "y", "domain": [0, 1]}, "xaxis10": {"anchor": "y10", "domain": [0, 1]}, "xaxis11": {"anchor": "y11", "domain": [0, 1]}, "xaxis12": {"anchor": "y12", "domain": [0, 1]}, "xaxis13": {"anchor": "y13", "domain": [0, 1]}, "xaxis14": {"anchor": "y14", "domain": [0, 1]}, "xaxis15": {"anchor": "y15", "domain": [0, 1]}, "xaxis16": {"anchor": "y16", "domain": [0, 1]}, "xaxis17": {"anchor": "y17", "domain": [0, 1]}, "xaxis2": {"anchor": "y2", "domain": [0, 1]}, "xaxis3": {"anchor": "y3", "domain": [0, 1]}, "xaxis4": {"anchor": "y4", "domain": [0, 1]}, "xaxis5": {"anchor": "y5", "domain": [0, 1]}, "xaxis6": {"anchor": "y6", "domain": [0, 1]}, "xaxis7": {"anchor": "y7", "domain": [0, 1]}, "xaxis8": {"anchor": "y8", "domain": [0, 1]}, "xaxis9": {"anchor": "y9", "domain": [0, 1]}, "yaxis": {"anchor": "x", "domain": [0.96, 1]}, "yaxis10": {"anchor": "x10", "domain": [0.42, 0.46]}, "yaxis11": {"anchor": "x11", "domain": [0.36, 0.4]}, "yaxis12": {"anchor": "x12", "domain": [0.3, 0.34]}, "yaxis13": {"anchor": "x13", "domain": [0.24, 0.28]}, "yaxis14": {"anchor": "x14", "domain": [0.18, 0.22]}, "yaxis15": {"anchor": "x15", "domain": [0.12, 0.16]}, "yaxis16": {"anchor": "x16", "domain": [0.06, 0.1]}, "yaxis17": {"anchor": "x17", "domain": [0, 0.04]}, "yaxis2": {"anchor": "x2", "domain": [0.9, 0.94]}, "yaxis3": {"anchor": "x3", "domain": [0.84, 0.88]}, "yaxis4": {"anchor": "x4", "domain": [0.78, 0.82]}, "yaxis5": {"anchor": "x5", "domain": [0.72, 0.76]}, "yaxis6": {"anchor": "x6", "domain": [0.66, 0.7]}, "yaxis7": {"anchor": "x7", "domain": [0.6, 0.64]}, "yaxis8": {"anchor": "x8", "domain": [0.54, 0.58]}, "yaxis9": {"anchor": "x9", "domain": [0.48, 0.52]}}}
